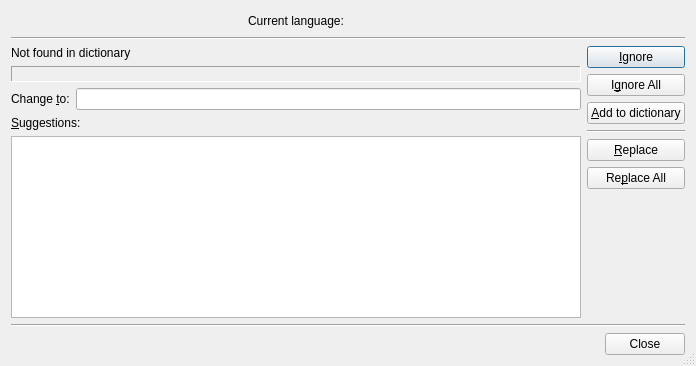
<ui version="4.0" >
 <class>SpellCheckingDialog</class>
 <widget class="QDialog" name="SpellCheckingDialog" >
  <property name="geometry" >
   <rect>
    <x>0</x>
    <y>0</y>
    <width>696</width>
    <height>366</height>
   </rect>
  </property>
  <property name="windowTitle" >
   <string>Check spelling</string>
  </property>
  <property name="sizeGripEnabled" >
   <bool>true</bool>
  </property>
  <layout class="QGridLayout" name="gridLayout_2" >
   <item row="0" column="0" colspan="2" >
    <layout class="QHBoxLayout" name="horizontalLayout" >
     <item>
      <spacer name="horizontalSpacer_2" >
       <property name="orientation" >
        <enum>Qt::Horizontal</enum>
       </property>
       <property name="sizeHint" stdset="0" >
        <size>
         <width>40</width>
         <height>20</height>
        </size>
       </property>
      </spacer>
     </item>
     <item>
      <widget class="QLabel" name="label_2" >
       <property name="text" >
        <string>Current language:</string>
       </property>
      </widget>
     </item>
     <item>
      <widget class="QLabel" name="languageLabel" >
       <property name="toolTip" >
        <string>Shows the language used for spell checking</string>
       </property>
       <property name="text" >
        <string/>
       </property>
      </widget>
     </item>
     <item>
      <spacer name="horizontalSpacer" >
       <property name="orientation" >
        <enum>Qt::Horizontal</enum>
       </property>
       <property name="sizeHint" stdset="0" >
        <size>
         <width>328</width>
         <height>17</height>
        </size>
       </property>
      </spacer>
     </item>
    </layout>
   </item>
   <item row="1" column="0" colspan="2" >
    <widget class="Line" name="line_2" >
     <property name="orientation" >
      <enum>Qt::Horizontal</enum>
     </property>
    </widget>
   </item>
   <item row="2" column="0" >
    <layout class="QGridLayout" name="gridLayout" >
     <item row="0" column="0" colspan="2" >
      <widget class="QLabel" name="label" >
       <property name="text" >
        <string>Not found in dictionary</string>
       </property>
      </widget>
     </item>
     <item row="1" column="0" colspan="2" >
      <widget class="QLabel" name="contextLabel" >
       <property name="toolTip" >
        <string>Shows the unrecognized word with some context</string>
       </property>
       <property name="frameShape" >
        <enum>QFrame::Panel</enum>
       </property>
       <property name="frameShadow" >
        <enum>QFrame::Sunken</enum>
       </property>
       <property name="text" >
        <string/>
       </property>
       <property name="textFormat" >
        <enum>Qt::RichText</enum>
       </property>
       <property name="wordWrap" >
        <bool>true</bool>
       </property>
      </widget>
     </item>
     <item row="2" column="0" >
      <widget class="QLabel" name="label_3" >
       <property name="text" >
        <string>Change &amp;to:</string>
       </property>
       <property name="buddy" >
        <cstring>changeEdit</cstring>
       </property>
      </widget>
     </item>
     <item row="2" column="1" >
      <widget class="QLineEdit" name="changeEdit" />
     </item>
     <item row="3" column="0" colspan="2" >
      <widget class="QLabel" name="label_4" >
       <property name="text" >
        <string>&amp;Suggestions:</string>
       </property>
       <property name="buddy" >
        <cstring>suggestionsList</cstring>
       </property>
      </widget>
     </item>
     <item row="4" column="0" colspan="2" >
      <widget class="QListWidget" name="suggestionsList" />
     </item>
    </layout>
   </item>
   <item row="2" column="1" >
    <layout class="QVBoxLayout" name="verticalLayout" >
     <item>
      <widget class="QPushButton" name="ignoreButton" >
       <property name="toolTip" >
        <string>Press to ignore once</string>
       </property>
       <property name="text" >
        <string>&amp;Ignore</string>
       </property>
      </widget>
     </item>
     <item>
      <widget class="QPushButton" name="ignoreAllButton" >
       <property name="toolTip" >
        <string>Press to always ignore</string>
       </property>
       <property name="text" >
        <string>I&amp;gnore All</string>
       </property>
      </widget>
     </item>
     <item>
      <widget class="QPushButton" name="addButton" >
       <property name="toolTip" >
        <string>Press to add to dictionary</string>
       </property>
       <property name="text" >
        <string>&amp;Add to dictionary</string>
       </property>
      </widget>
     </item>
     <item>
      <widget class="Line" name="line" >
       <property name="orientation" >
        <enum>Qt::Horizontal</enum>
       </property>
      </widget>
     </item>
     <item>
      <widget class="QPushButton" name="replaceButton" >
       <property name="toolTip" >
        <string>Press to replace the word</string>
       </property>
       <property name="text" >
        <string>&amp;Replace</string>
       </property>
      </widget>
     </item>
     <item>
      <widget class="QPushButton" name="replaceAllButton" >
       <property name="toolTip" >
        <string>Press to replace all occurrences</string>
       </property>
       <property name="text" >
        <string>Re&amp;place All</string>
       </property>
      </widget>
     </item>
     <item>
      <spacer name="verticalSpacer" >
       <property name="orientation" >
        <enum>Qt::Vertical</enum>
       </property>
       <property name="sizeHint" stdset="0" >
        <size>
         <width>20</width>
         <height>40</height>
        </size>
       </property>
      </spacer>
     </item>
    </layout>
   </item>
   <item row="3" column="0" colspan="2" >
    <widget class="Line" name="line_3" >
     <property name="orientation" >
      <enum>Qt::Horizontal</enum>
     </property>
    </widget>
   </item>
   <item row="4" column="0" colspan="2" >
    <widget class="QDialogButtonBox" name="buttonBox" >
     <property name="orientation" >
      <enum>Qt::Horizontal</enum>
     </property>
     <property name="standardButtons" >
      <set>QDialogButtonBox::Close</set>
     </property>
    </widget>
   </item>
  </layout>
 </widget>
 <tabstops>
  <tabstop>changeEdit</tabstop>
  <tabstop>suggestionsList</tabstop>
  <tabstop>ignoreButton</tabstop>
  <tabstop>ignoreAllButton</tabstop>
  <tabstop>addButton</tabstop>
  <tabstop>replaceButton</tabstop>
  <tabstop>replaceAllButton</tabstop>
  <tabstop>buttonBox</tabstop>
 </tabstops>
 <resources/>
 <connections>
  <connection>
   <sender>buttonBox</sender>
   <signal>accepted()</signal>
   <receiver>SpellCheckingDialog</receiver>
   <slot>accept()</slot>
   <hints>
    <hint type="sourcelabel" >
     <x>248</x>
     <y>254</y>
    </hint>
    <hint type="destinationlabel" >
     <x>157</x>
     <y>274</y>
    </hint>
   </hints>
  </connection>
  <connection>
   <sender>buttonBox</sender>
   <signal>rejected()</signal>
   <receiver>SpellCheckingDialog</receiver>
   <slot>reject()</slot>
   <hints>
    <hint type="sourcelabel" >
     <x>316</x>
     <y>260</y>
    </hint>
    <hint type="destinationlabel" >
     <x>286</x>
     <y>274</y>
    </hint>
   </hints>
  </connection>
 </connections>
</ui>
